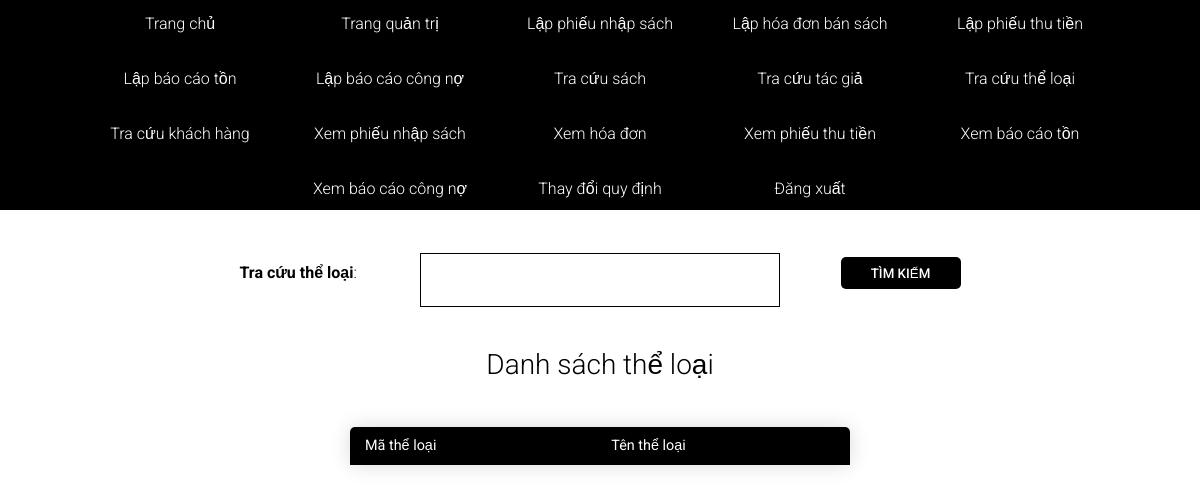
Page /bookstore/search-categories/ (signed in) on the earlier database version.
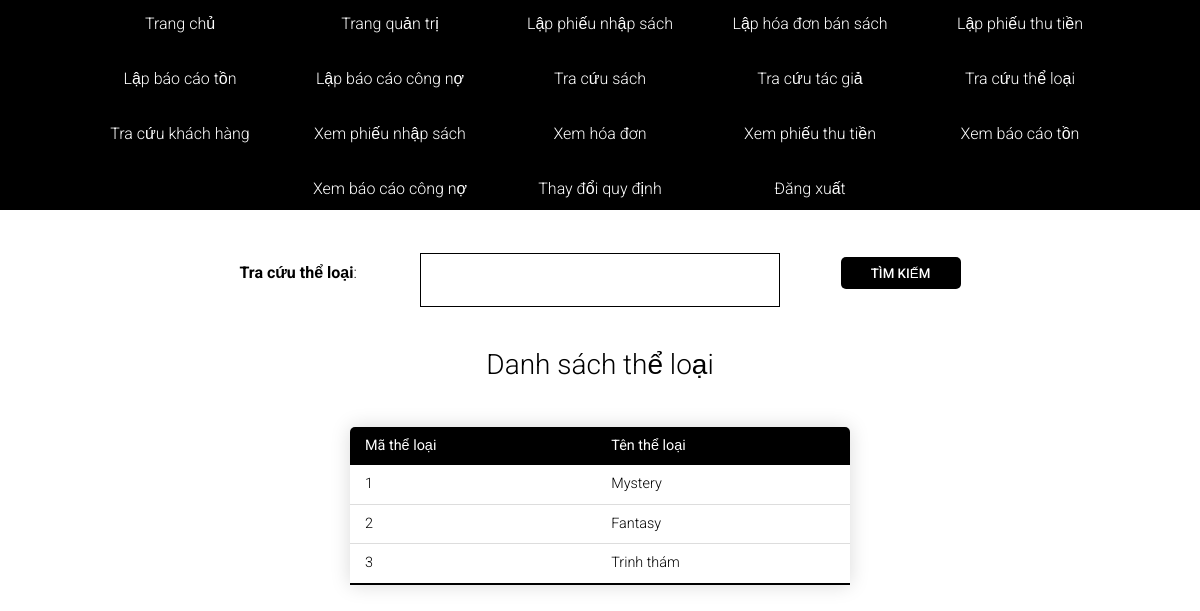
Same page on the later database version.
### bookstore/models.py (models this page shows, shortened)
class TheLoai(models.Model):
    ma_the_loai = models.AutoField(auto_created=True, primary_key=True)
    ten_the_loai = models.CharField(max_length=50, null=True, blank=True)

### bookstore/views.py (the view)
# urls.py: path('search-categories/', views.searchCategories, name="search-categories"),
@login_required(login_url="login")
def searchCategories(request):
    search_query = ''
    if request.GET.get('search_query'):
        search_query = request.GET.get('search_query')
    categories = TheLoai.objects.filter(
        Q(ma_the_loai__icontains=search_query) |
        Q(ten_the_loai__icontains=search_query)
    )
    context = {'categories': categories, 'search_query': search_query}
    return render(request, 'bookstore/search-categories.html', context)

### bookstore/templates/bookstore/search-categories.html (shortened to what this page needs)
<!DOCTYPE html>
{% load static %}
<html lang="en">
    <head>
        <link rel="stylesheet" href="{% static 'styles/reset.css' %}">
        <link rel="stylesheet" href="{% static 'styles/search-categories.css' %}">
        <link rel="stylesheet" href="{% static 'styles/font-awesome.min.css' %}">
    </head>
    <body>
        <nav>
            {% include 'navbar.html' %}
        </nav>
        <form class="form" action="{% url 'search-categories' %}" method="get">
            <label for="categories-search"><b>Tra cứu thể loại</b>:</label>
            <input type="search" id="categories-search" name="search_query" value="{{search_query}}">
            <input type="submit" value="Tìm kiếm">
        </form>
        <div class="category-table">
			<h1>Danh sách thể loại</h1>
			<table class="content-table">
				<thead>
					<tr>
						<th>Mã thể loại</th>
						<th>Tên thể loại</th>
					</tr>
				</thead>
				<tbody>
					{% for category in categories %}
					<tr>
						<td>{{category.ma_the_loai}}</td>
						<td>{{category.ten_the_loai}}</td>
					</tr>
					{% endfor %}
				</tbody>
			</table>
		</div>
    </body>
</html>

Differences in the rows shown:
added TheLoai: ma_the_loai "1", ten_the_loai "Mystery"
added TheLoai: ma_the_loai "2", ten_the_loai "Fantasy"
added TheLoai: ma_the_loai "3", ten_the_loai "Trinh thám"
